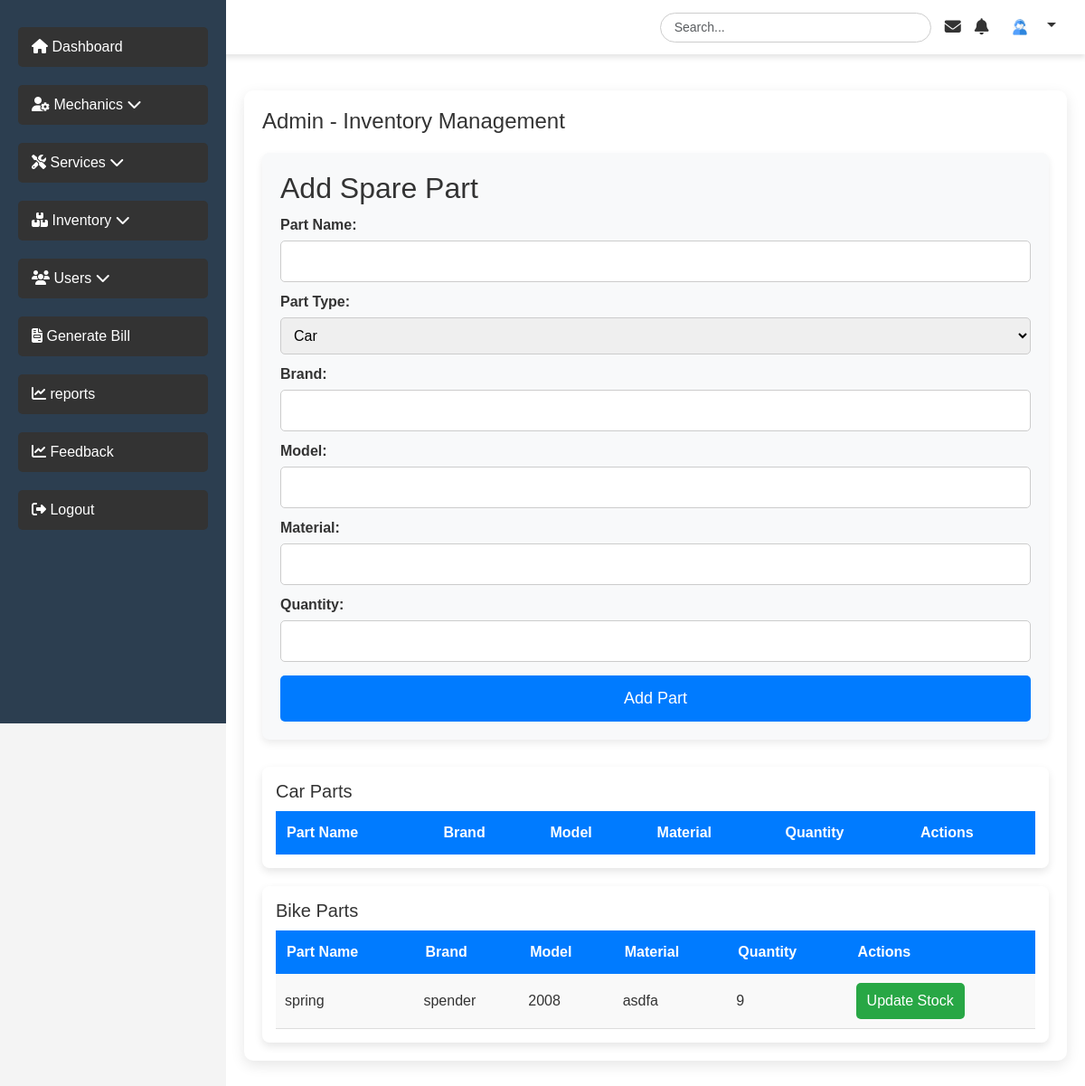
The page /admin/admin_inventory.php (signed in) on the database its author committed.
### tables this page shows
CREATE TABLE `inventory` (
  `id` int(11) NOT NULL,
  `part_name` varchar(255) NOT NULL,
  `part_type` enum('car','bike') NOT NULL,
  `brand` varchar(255) NOT NULL,
  `model` varchar(255) NOT NULL,
  `material` varchar(255) NOT NULL,
  `quantity` int(11) NOT NULL
);

### admin/functions.php (called while the page is built, shortened)
<?php
include("../database/db_connect.php");
function getInventory($partType = null) {
    global $mysqli;
    $sql = "SELECT * FROM inventory";
    if ($partType) {
        $sql .= " WHERE part_type = '$partType'";
    }
    $result = $mysqli->query($sql);
    return $result;
}
?>

### admin/admin_inventory.php (the view, shortened to what this page needs)
<?php
include("../database/db_connect.php");
include('functions.php');
?>
<!DOCTYPE html>
<html lang="en">
<head>
</head>
<body>
<?php include("adm_navbar.php"); ?>
<div class="content">
<div class="inventory-container">
    <h1>Admin - Inventory Management</h1>
    <form method="POST" action="admin_inventory.php">
        <h2>Add Spare Part</h2>
        <label for="part_name">Part Name:</label>
        <input type="text" name="part_name" required>
        <label for="part_type">Part Type:</label>
        <select name="part_type">
            <option value="car">Car</option>
        </select>
        <label for="brand">Brand:</label>
        <input type="text" name="brand" required>
        <label for="model">Model:</label>
        <input type="text" name="model" required>
        <label for="material">Material:</label>
        <input type="text" name="material" required>
        <label for="quantity">Quantity:</label>
        <input type="number" name="quantity" required>
        <input type="submit" name="add_part" value="Add Part">
    </form>
    <div class="table-container">
        <h3>Car Parts</h3>
        <table>
            <tr>
                <th>Part Name</th>
                <th>Brand</th>
                <th>Model</th>
                <th>Material</th>
                <th>Quantity</th>
                <th>Actions</th>
            </tr>
        </table>
    </div>
    <div class="table-container">
        <h3>Bike Parts</h3>
        <table>
            <tr>
                <th>Part Name</th>
                <th>Brand</th>
                <th>Model</th>
                <th>Material</th>
                <th>Quantity</th>
                <th>Actions</th>
            </tr>
            <?php
            $bikeInventory = getInventory('bike');
            while ($row = $bikeInventory->fetch_assoc()) {
                echo "<tr>
                        <td>{$row['part_name']}</td>
                        <td>{$row['brand']}</td>
                        <td>{$row['model']}</td>
                        <td>{$row['material']}</td>
                        <td>{$row['quantity']}</td>
                        <td><a href='updatestock.php?id={$row['id']}'>Update Stock</a></td>
                    </tr>";
            }
            ?>
        </table>
    </div>
</div>
</body>
</html>

### admin/admin_inventory.php (style rules this page uses)
.inventory-container { max-width: 1200px; margin: 20px auto; padding: 20px; background: #ffffff; border-radius: 10px; box-shadow: 0px 5px 15px rgba(0, 0, 0, 0.1); }
.inventory-container form { background: #f8f9fa; padding: 20px; border-radius: 8px; box-shadow: 0px 4px 8px rgba(0, 0, 0, 0.08); margin-bottom: 30px; }
.inventory-container label { display: block; font-weight: bold; margin: 10px 0 5px; color: #333; }
.inventory-container input, .inventory-container select { width: 100%; padding: 10px; border: 1px solid #ccc; border-radius: 5px; font-size: 16px; outline: none; }
.inventory-container input[type="submit"] { width: 100%; background-color: #007bff; color: white; padding: 12px; border: none; border-radius: 5px; font-size: 18px; cursor: pointer; margin-top: 15px; transition: background 0.3s ease-in-out; }
.table-container { margin-top: 20px; background: #ffffff; padding: 15px; border-radius: 8px; box-shadow: 0px 4px 10px rgba(0, 0, 0, 0.1); }
.table-container h3 { color: #333; margin-bottom: 10px; font-size: 20px; }
.table-container table { width: 100%; border-collapse: collapse; background: white; }
.table-container th { background: #007bff; color: white; padding: 12px; text-align: left; }
.table-container td { padding: 10px; border-bottom: 1px solid #ddd; }
.table-container tr:nth-child(even) { background: #f9f9f9; }
.table-container a { display: inline-block; padding: 8px 12px; background: #28a745; color: white; border-radius: 5px; text-decoration: none; transition: background 0.3s ease-in-out; }

### admin/adm_navbar.php (style rules this page uses)
* { margin: 0; padding: 0; box-sizing: border-box; }
body { font-family: 'Arial', sans-serif; background-color: #f4f4f4; }
.content { margin-left: 250px; padding: 20px; background-color: #fff; min-height: 100vh; color: #333; }
h1 { font-size: 24px; margin-bottom: 20px; }

### rows shown on the page
inventory: part_name "spring", brand "spender", model "2008", material "asdfa", quantity "9"
